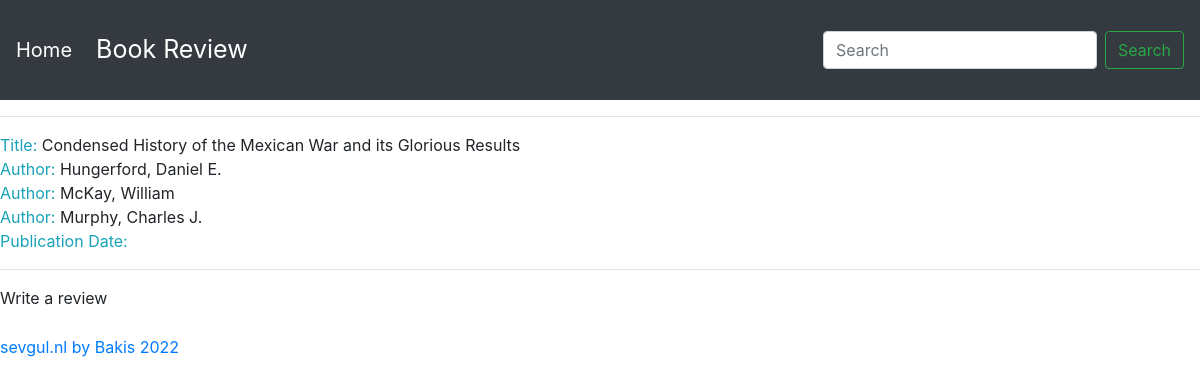
The app's page /pybooks/book/1/ with its own data.
### books/models.py (models this page shows, shortened)
class Book(models.Model):
    authors = models.ManyToManyField('Person')
    language = models.CharField(max_length=16, null=True)
    title = models.CharField(blank=True, max_length=1024, null=True)

class Person(models.Model):
    name = models.CharField(max_length=128)

### books/views.py (the view)
# urls.py: path('<int:pk>/', bdetail, name='bdetail'),
def bdetail(request, pk):
    book = get_object_or_404(Book, pk=pk)
    reviews = book.review_set.all()
    if reviews:
        brating = arating([review.rating for review in reviews])
        context = {
            "book": book,
            "authors": book.authors.all(),
            "book_rating": brating,
            "reviews": reviews
        }
    else:
        context = {
            "book": book,
            "authors": book.authors.all(),
            "book_rating": None,
            "reviews": None
        }
    return render(request, "bdetail.html", context)

### books/templates/bdetail.html (shortened to what this page needs)
{% extends 'base.html' %}
{% block content %}
      <hr>
      <span class="text-info">Title: </span> <span>{{ book.title }}</span>
      <br>
       {% if book.authors %}
           {% for author in book.authors.iterator %}
                <span class="text-info">Author: </span><span>{{ author.name }}</span>
               <br>
            {% endfor %}
      {% endif %}
      <span class="text-info">Publication Date: </span>
      <br>
      {% if not reviews %}
            <hr>
          <span>Write a review</span>
      {% endif %}
{% endblock %}

### records on screen
Book: title "Condensed History of the Mexican War and its Glorious Results"
Person: name "Hungerford, Daniel E."
Person: name "McKay, William"
Person: name "Murphy, Charles J."
